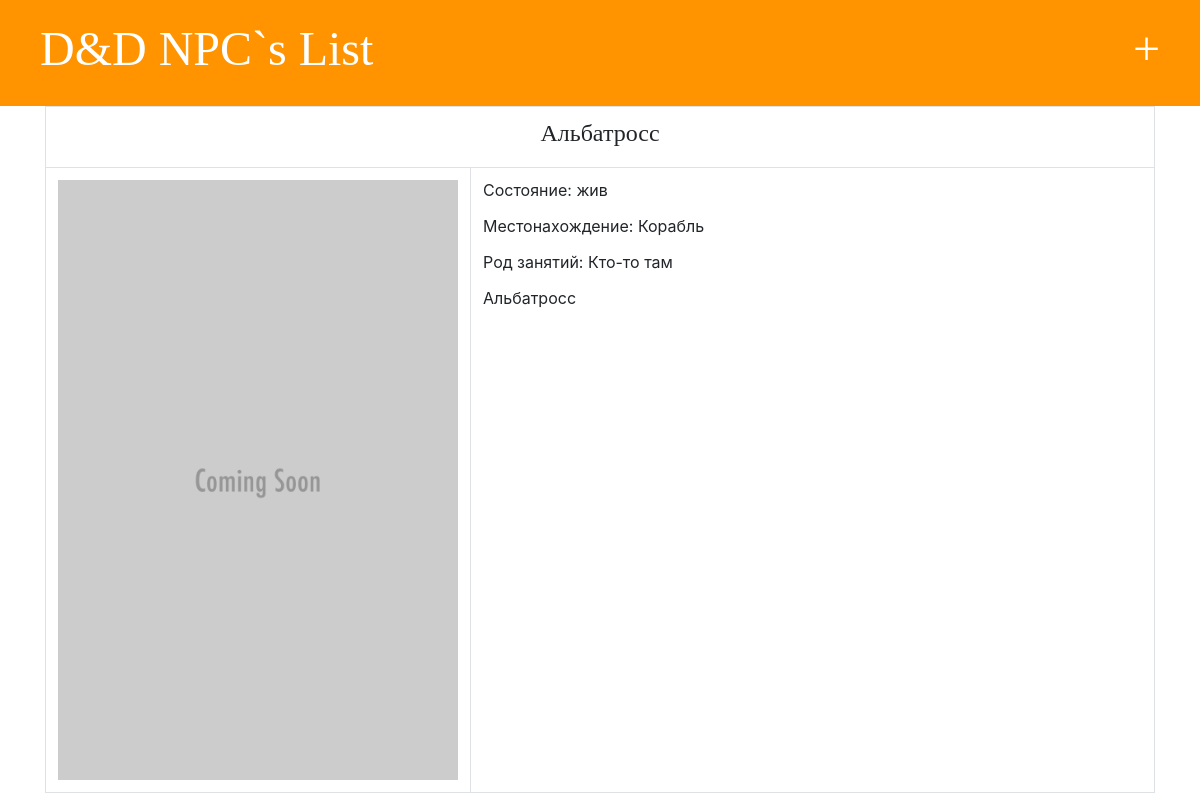
/details/5/, run on the app's committed database.
### NPC/models.py (models this page shows, shortened)
class Person(models.Model):
    name = models.CharField(max_length=50)
    text = models.TextField()
    icon = models.ImageField(null=False, default="images/placeholder.png", blank=True, upload_to="images", verbose_name='Изображение')
    role = models.CharField(max_length=50, default="")
    map = models.CharField(max_length=50, default="")
    created_date = models.DateTimeField(default=timezone.now)
    alive = models.BooleanField(default="True")

### NPC/views.py (the view)
# urls.py: path('details/<int:npcid>/', views.get_npc_id, name='get_npc_id'),
def get_npc_id(request, npcid):
    npc = Person.objects.get(id=npcid)
    return render(request, 'npc/details.html', {'npc': npc})

### templates/npc/details.html (shortened to what this page needs)
{% extends "base.html" %}
{% block content %}
<div class="container">
        <table class="table table-bordered">
            <tr>
                <td colspan="2" align="center">
                    <h3>{{ npc.name }}</h3>
                </td>
            </tr>
            <tr>
                <td width="425" height="625 ">
                    <img src="{{ npc.icon.url }}" width="400" height="600">
                </td>
                <td class="align-top">
                    <p>Состояние:
                        {% if npc.alive  %}
                                        жив
                                        {% else %}
                                        мертв
                                        {% endif %}
                    </p>
                    <p>Местонахождение: {{ npc.map }}</p>
                    <p>Род занятий: {{ npc.role }}</p>
                    <p class="align-text-top">{{ npc.text|linebreaksbr }}</p>
                </td>
            </tr>
        </table>
    </div>
{% endblock %}

### NPC/static/css/npc.css (style rules this page uses)
h1, h2, h3, h4 { font-family: 'Lobster', cursive; font-size: 18pt; }

### data on the page
Person: name "Альбатросс", icon (placeholder picture), map "Корабль", role "Кто-то там", text "Альбатросс"
